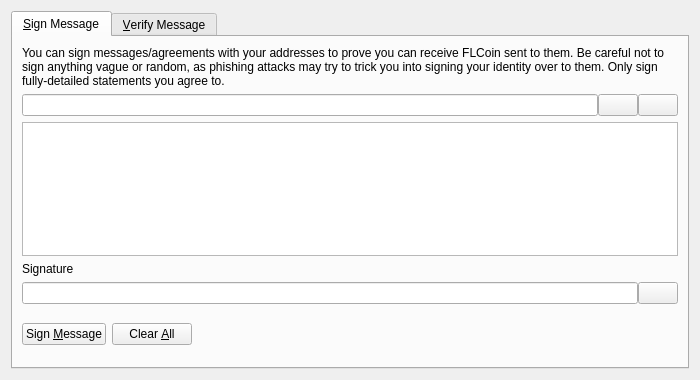
<?xml version="1.0" encoding="UTF-8"?>
<ui version="4.0">
 <class>SignVerifyMessageDialog</class>
 <widget class="QDialog" name="SignVerifyMessageDialog">
  <property name="geometry">
   <rect>
    <x>0</x>
    <y>0</y>
    <width>700</width>
    <height>380</height>
   </rect>
  </property>
  <property name="windowTitle">
   <string>Signatures - Sign / Verify a Message</string>
  </property>
  <property name="modal">
   <bool>true</bool>
  </property>
  <layout class="QVBoxLayout" name="verticalLayout">
   <item>
    <widget class="QTabWidget" name="tabWidget">
     <property name="currentIndex">
      <number>0</number>
     </property>
     <widget class="QWidget" name="tabSignMessage">
      <attribute name="title">
       <string>&amp;Sign Message</string>
      </attribute>
      <layout class="QVBoxLayout" name="verticalLayout_SM">
       <item>
        <widget class="QLabel" name="infoLabel_SM">
         <property name="text">
          <string>You can sign messages/agreements with your addresses to prove you can receive FLCoin sent to them. Be careful not to sign anything vague or random, as phishing attacks may try to trick you into signing your identity over to them. Only sign fully-detailed statements you agree to.</string>
         </property>
         <property name="textFormat">
          <enum>Qt::PlainText</enum>
         </property>
         <property name="wordWrap">
          <bool>true</bool>
         </property>
        </widget>
       </item>
       <item>
        <layout class="QHBoxLayout" name="horizontalLayout_1_SM">
         <property name="spacing">
          <number>0</number>
         </property>
         <item>
          <widget class="QValidatedLineEdit" name="addressIn_SM">
           <property name="toolTip">
            <string>The FLCoin address to sign the message with</string>
           </property>
          </widget>
         </item>
         <item>
          <widget class="QPushButton" name="addressBookButton_SM">
           <property name="toolTip">
            <string>Choose previously used address</string>
           </property>
           <property name="text">
            <string/>
           </property>
           <property name="shortcut">
            <string>Alt+A</string>
           </property>
           <property name="autoDefault">
            <bool>false</bool>
           </property>
          </widget>
         </item>
         <item>
          <widget class="QPushButton" name="pasteButton_SM">
           <property name="toolTip">
            <string>Paste address from clipboard</string>
           </property>
           <property name="text">
            <string/>
           </property>
           <property name="shortcut">
            <string>Alt+P</string>
           </property>
           <property name="autoDefault">
            <bool>false</bool>
           </property>
          </widget>
         </item>
        </layout>
       </item>
       <item>
        <widget class="QPlainTextEdit" name="messageIn_SM">
         <property name="toolTip">
          <string>Enter the message you want to sign here</string>
         </property>
        </widget>
       </item>
       <item>
        <widget class="QLabel" name="signatureLabel_SM">
         <property name="text">
          <string>Signature</string>
         </property>
         <property name="textFormat">
          <enum>Qt::PlainText</enum>
         </property>
        </widget>
       </item>
       <item>
        <layout class="QHBoxLayout" name="horizontalLayout_2_SM">
         <property name="spacing">
          <number>0</number>
         </property>
         <item>
          <widget class="QLineEdit" name="signatureOut_SM">
           <property name="font">
            <font>
             <italic>true</italic>
            </font>
           </property>
           <property name="readOnly">
            <bool>true</bool>
           </property>
          </widget>
         </item>
         <item>
          <widget class="QPushButton" name="copySignatureButton_SM">
           <property name="toolTip">
            <string>Copy the current signature to the system clipboard</string>
           </property>
           <property name="text">
            <string/>
           </property>
           <property name="autoDefault">
            <bool>false</bool>
           </property>
          </widget>
         </item>
        </layout>
       </item>
       <item>
        <layout class="QHBoxLayout" name="horizontalLayout_3_SM">
         <item>
          <widget class="QPushButton" name="signMessageButton_SM">
           <property name="toolTip">
            <string>Sign the message to prove you own this FLCoin address</string>
           </property>
           <property name="text">
            <string>Sign &amp;Message</string>
           </property>
           <property name="autoDefault">
            <bool>false</bool>
           </property>
          </widget>
         </item>
         <item>
          <widget class="QPushButton" name="clearButton_SM">
           <property name="toolTip">
            <string>Reset all sign message fields</string>
           </property>
           <property name="text">
            <string>Clear &amp;All</string>
           </property>
           <property name="autoDefault">
            <bool>false</bool>
           </property>
          </widget>
         </item>
         <item>
          <spacer name="horizontalSpacer_1_SM">
           <property name="orientation">
            <enum>Qt::Horizontal</enum>
           </property>
           <property name="sizeHint" stdset="0">
            <size>
             <width>40</width>
             <height>48</height>
            </size>
           </property>
          </spacer>
         </item>
         <item>
          <widget class="QLabel" name="statusLabel_SM">
           <property name="font">
            <font>
             <weight>75</weight>
             <bold>true</bold>
            </font>
           </property>
           <property name="text">
            <string/>
           </property>
           <property name="wordWrap">
            <bool>true</bool>
           </property>
          </widget>
         </item>
         <item>
          <spacer name="horizontalSpacer_2_SM">
           <property name="orientation">
            <enum>Qt::Horizontal</enum>
           </property>
           <property name="sizeHint" stdset="0">
            <size>
             <width>40</width>
             <height>48</height>
            </size>
           </property>
          </spacer>
         </item>
        </layout>
       </item>
      </layout>
     </widget>
     <widget class="QWidget" name="tabVerifyMessage">
      <attribute name="title">
       <string>&amp;Verify Message</string>
      </attribute>
      <layout class="QVBoxLayout" name="verticalLayout_VM">
       <item>
        <widget class="QLabel" name="infoLabel_VM">
         <property name="text">
          <string>Enter the receiver's address, message (ensure you copy line breaks, spaces, tabs, etc. exactly) and signature below to verify the message. Be careful not to read more into the signature than what is in the signed message itself, to avoid being tricked by a man-in-the-middle attack. Note that this only proves the signing party receives with the address, it cannot prove sendership of any transaction!</string>
         </property>
         <property name="textFormat">
          <enum>Qt::PlainText</enum>
         </property>
         <property name="alignment">
          <set>Qt::AlignLeading|Qt::AlignLeft|Qt::AlignTop</set>
         </property>
         <property name="wordWrap">
          <bool>true</bool>
         </property>
        </widget>
       </item>
       <item>
        <layout class="QHBoxLayout" name="horizontalLayout_1_VM">
         <property name="spacing">
          <number>0</number>
         </property>
         <item>
          <widget class="QValidatedLineEdit" name="addressIn_VM">
           <property name="toolTip">
            <string>The FLCoin address the message was signed with</string>
           </property>
          </widget>
         </item>
         <item>
          <widget class="QPushButton" name="addressBookButton_VM">
           <property name="toolTip">
            <string>Choose previously used address</string>
           </property>
           <property name="text">
            <string/>
           </property>
           <property name="shortcut">
            <string>Alt+A</string>
           </property>
           <property name="autoDefault">
            <bool>false</bool>
           </property>
          </widget>
         </item>
        </layout>
       </item>
       <item>
        <widget class="QPlainTextEdit" name="messageIn_VM"/>
       </item>
       <item>
        <widget class="QValidatedLineEdit" name="signatureIn_VM"/>
       </item>
       <item>
        <layout class="QHBoxLayout" name="horizontalLayout_2_VM">
         <item>
          <widget class="QPushButton" name="verifyMessageButton_VM">
           <property name="toolTip">
            <string>Verify the message to ensure it was signed with the specified FLCoin address</string>
           </property>
           <property name="text">
            <string>Verify &amp;Message</string>
           </property>
           <property name="autoDefault">
            <bool>false</bool>
           </property>
          </widget>
         </item>
         <item>
          <widget class="QPushButton" name="clearButton_VM">
           <property name="toolTip">
            <string>Reset all verify message fields</string>
           </property>
           <property name="text">
            <string>Clear &amp;All</string>
           </property>
           <property name="autoDefault">
            <bool>false</bool>
           </property>
          </widget>
         </item>
         <item>
          <spacer name="horizontalSpacer_1_VM">
           <property name="orientation">
            <enum>Qt::Horizontal</enum>
           </property>
           <property name="sizeHint" stdset="0">
            <size>
             <width>40</width>
             <height>48</height>
            </size>
           </property>
          </spacer>
         </item>
         <item>
          <widget class="QLabel" name="statusLabel_VM">
           <property name="font">
            <font>
             <weight>75</weight>
             <bold>true</bold>
            </font>
           </property>
           <property name="text">
            <string/>
           </property>
           <property name="wordWrap">
            <bool>true</bool>
           </property>
          </widget>
         </item>
         <item>
          <spacer name="horizontalSpacer_2_VM">
           <property name="orientation">
            <enum>Qt::Horizontal</enum>
           </property>
           <property name="sizeHint" stdset="0">
            <size>
             <width>40</width>
             <height>48</height>
            </size>
           </property>
          </spacer>
         </item>
        </layout>
       </item>
      </layout>
     </widget>
    </widget>
   </item>
  </layout>
 </widget>
 <customwidgets>
  <customwidget>
   <class>QValidatedLineEdit</class>
   <extends>QLineEdit</extends>
   <header>qvalidatedlineedit.h</header>
  </customwidget>
 </customwidgets>
 <resources>
  <include location="../flcoin.qrc"/>
 </resources>
 <connections/>
</ui>
